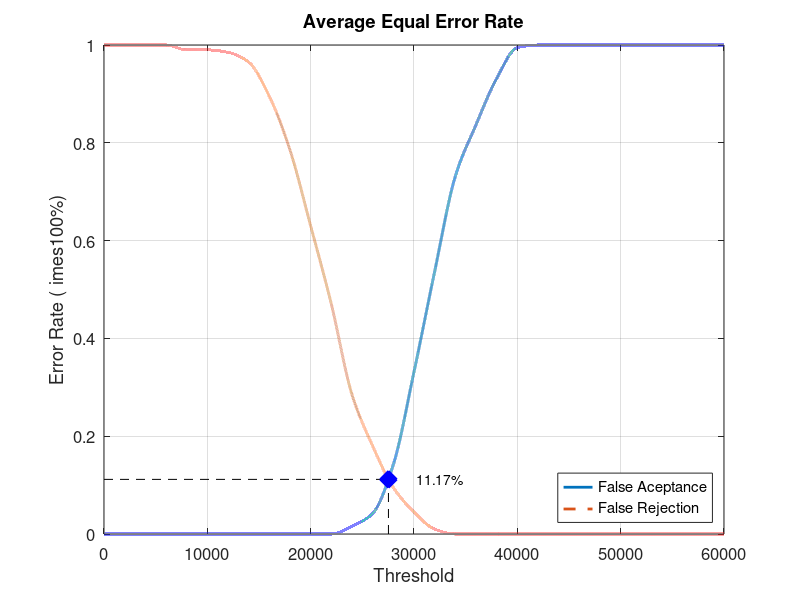
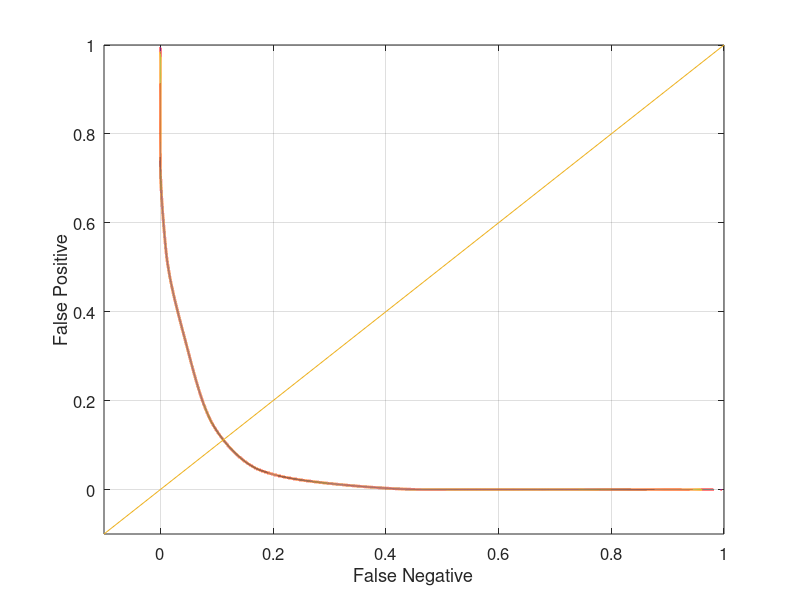

MATLAB code for these plots, in order:
close all;
clear;
clc;
x = 0:2000:60000;
xq = 0:0.5:60000;

y0 = [0 0 0 0 0 0 0 0 0 0 0 0 0.0157895 0.0421053 0.142105 0.331579 0.536842 0.731579 0.836842 0.931579 0.994737 1 1 1 1 1 1 1 1 1 1]
yy0 = interp1(x, y0, xq, 'pchip');
y1 = [1 1 1 1 0.99 0.99 0.985 0.965 0.895 0.785 0.63 0.47 0.285 0.18 0.095 0.045 0.01 0 0 0 0 0 0 0 0 0 0 0 0 0 0]
yy1 = interp1(x, y1, xq, 'pchip');

% Calculating EER: 
y2 = abs(y0 - y1);
find(y2 == min(y2))
yy2 = abs(yy0 - yy1);
xEER = find(yy2 == min(yy2));
xEERIndex = xq(xEER) % X-axis EER
yEER = yy0(xEER) % Y-axis EER

main = figure
plot(xq, yy0,'-','LineWidth', 2);	hold on
plot(xq, yy1,'--','LineWidth', 2);	hold on
plot([xEERIndex xEERIndex], [0 yEER], 'k--');	hold on
plot([0 xEERIndex], [yEER yEER], 'k--');	hold on
plot(xEERIndex, yEER, 'bx', 'LineWidth', 10);	hold on
text(xEERIndex + 10 * xEERIndex / 100, yEER, [num2str(round((10000 * yEER)) / 100) '%'])
legend('False Aceptance', 'False Rejection', 'Location', 'SouthEast')
xlabel('Threshold')
ylabel('Error Rate (	imes100%)')
title('Average Equal Error Rate')
set(gca, 'FontSize', 12)
axis([0 60000 0 1])
grid on

print(main, 'Database3_1Main', '-dpng');
FNRxFPR = figure('Color', [1 1 1]);
plot(yy1, yy0, '-', yy1, yy0, 'LineWidth', 2);
hold on
y = -0.1:0.1:1
plot(y, y); 
set(gca, 'FontSize', 12)
xlabel('False Negative')
ylabel('False Positive')
axis([-0.1 1 -0.1 1])
set(gca, 'FontSize', 12)
grid on

print(FNRxFPR, 'Database3_1FNRxFPR','-dpng');
